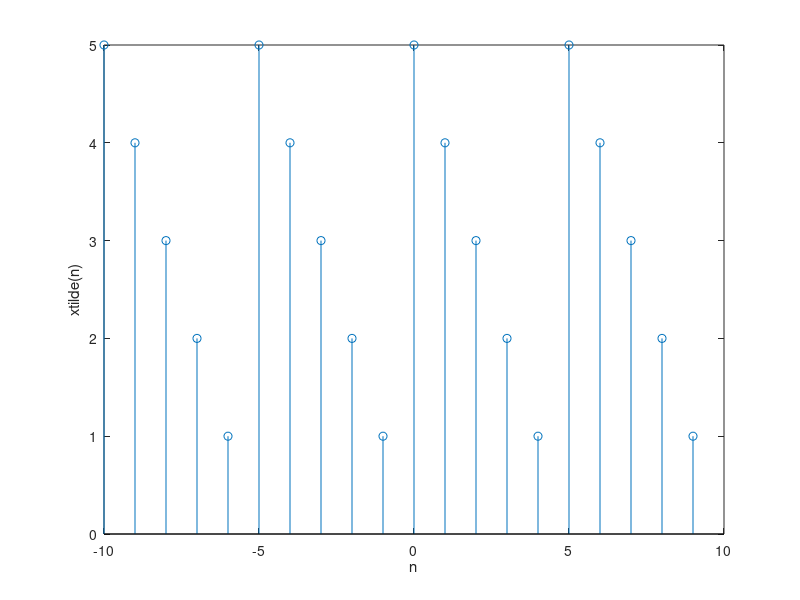

Write MATLAB code to recreate this figure.
n = [-10:9];
x = [5,4,3,2,1];

xtilde = x' * ones(1,4);
xtilde = (xtilde(:))';

subplot(1,1,1);
stem(n,xtilde);

xlabel('n');
ylabel('xtilde(n)');